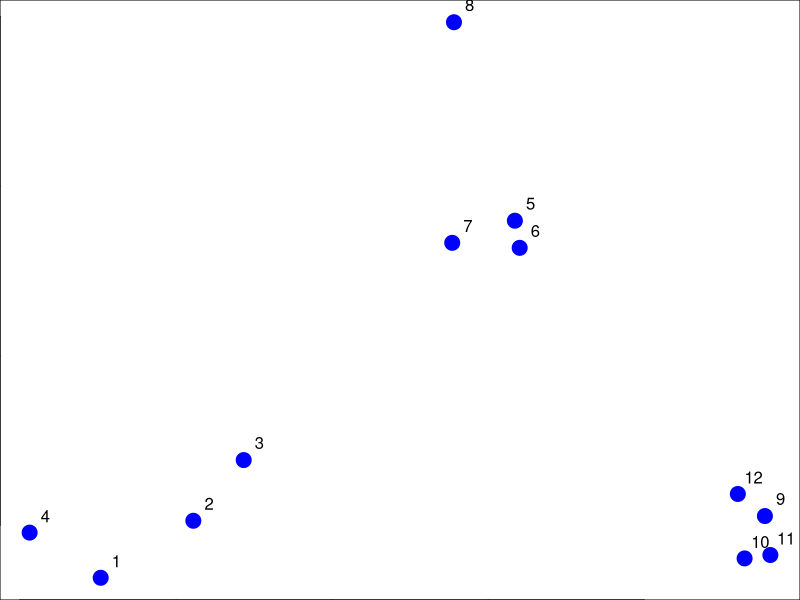
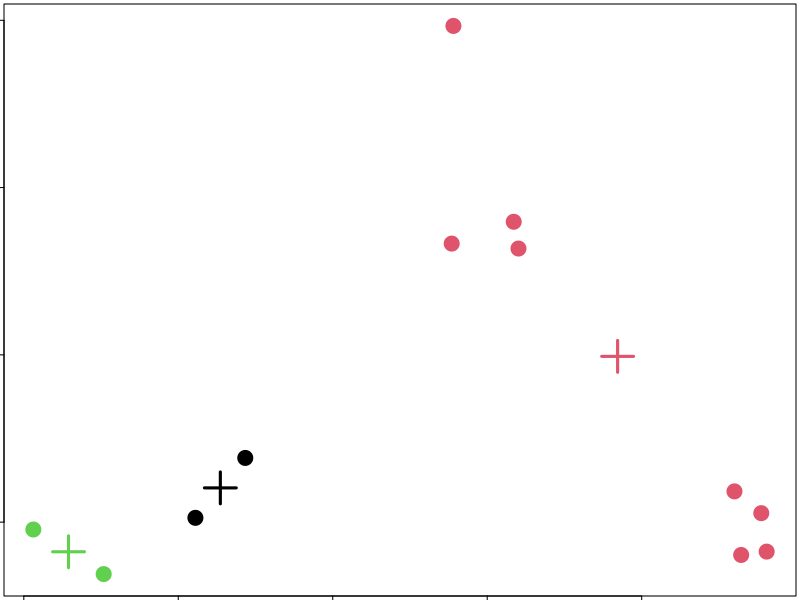
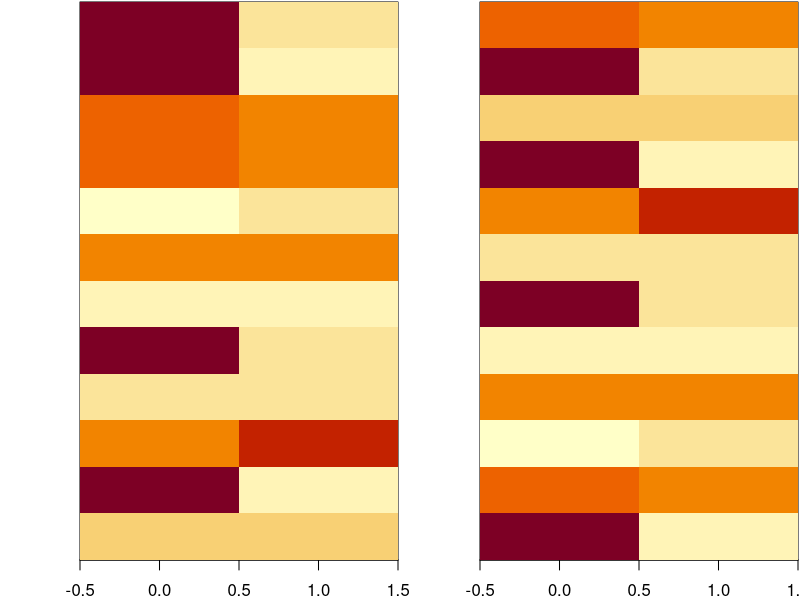

Recreate these plots in R, in order.
# A partioning approach:
#   -Fix a number of clusters
#   -Get "centroids" of each cluster
#   -Assign things to closest centroid
#   -Reclaculate centroids
#   
# Requires
#   -A defined distance metric
#   -A number of clusters
#   -An initial guess as to cluster centroids
#   
# Produces
#   -Final estimate of cluster centroids
#   -An assignment of each point to clusters

#K-means clustering - example
set.seed(1234)
par(mar = c(0, 0, 0, 0))
x <- rnorm(12, mean = rep(1:3, each = 4), sd = 0.2)
y <- rnorm(12, mean = rep(c(1, 2, 1), each = 4), sd = 0.2)
plot(x, y, col = "blue", pch = 19, cex = 2)
text(x + 0.05, y + 0.05, labels = as.character(1:12))

#kmeans()
#Important parameters: x, · centers, iter.max, nstart
dataFrame <- data.frame(x, y)
kmeansObj <- kmeans(dataFrame, centers = 3)
names(kmeansObj)
kmeansObj$cluster

par(mar = rep(0.2, 4))
plot(x, y, col = kmeansObj$cluster, pch = 19, cex = 2)
points(kmeansObj$centers, col = 1:3, pch = 3, cex = 3, lwd = 3)

#Heatmaps
set.seed(1234)
dataMatrix <- as.matrix(dataFrame)[sample(1:12), ]
kmeansObj2 <- kmeans(dataMatrix, centers = 3)
par(mfrow = c(1, 2), mar = c(2, 4, 0.1, 0.1))
image(t(dataMatrix)[, nrow(dataMatrix):1], yaxt = "n")
image(t(dataMatrix)[, order(kmeansObj$cluster)], yaxt = "n")

